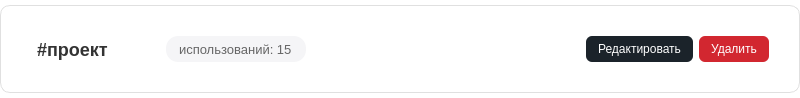
<?xml version="1.0" encoding="UTF-8"?>
<ui version="4.0">
 <class>TagCard</class>
 <widget class="QFrame" name="TagCard">
  <property name="geometry">
   <rect>
    <x>0</x>
    <y>0</y>
    <width>800</width>
    <height>98</height>
   </rect>
  </property>
  <property name="styleSheet">
   <string notr="true">QFrame#TagCard {
    background-color: white;
    border: 1px solid #E0E0E0;
    border-radius: 10px;
    margin: 5px 0px;
    padding: 15px;
}
QFrame#TagCard:hover {
    border: 2px solid #ccab6e;
}
QLabel {
    color: #333;
    font-size: 14px;
}
QLabel#nameLabel {
    font-size: 18px;
    font-weight: bold;
}
QLabel#countLabel {
    font-size: 13px;
    color: #666;
    padding: 3px 10px;
    background-color: #F5F5F7;
    border-radius: 12px;
}</string>
  </property>
  <layout class="QHBoxLayout" name="horizontalLayout">
   <property name="leftMargin">
    <number>15</number>
   </property>
   <property name="topMargin">
    <number>15</number>
   </property>
   <property name="rightMargin">
    <number>15</number>
   </property>
   <property name="bottomMargin">
    <number>15</number>
   </property>
   <item>
    <layout class="QHBoxLayout" name="leftLayout">
     <item>
      <widget class="QFrame" name="colorIndicator">
       <property name="styleSheet">
        <string notr="true">border-radius: 10px;
background-color: #ccab6e;
border: 1px solid #E0E0E0;</string>
       </property>
       <property name="fixedSize" stdset="0">
        <size>
         <width>20</width>
         <height>20</height>
        </size>
       </property>
      </widget>
     </item>
     <item>
      <widget class="QLabel" name="nameLabel">
       <property name="text">
        <string>#проект</string>
       </property>
      </widget>
     </item>
     <item>
      <spacer name="horizontalSpacer">
       <property name="orientation">
        <enum>Qt::Orientation::Horizontal</enum>
       </property>
       <property name="sizeHint" stdset="0">
        <size>
         <width>40</width>
         <height>20</height>
        </size>
       </property>
      </spacer>
     </item>
     <item>
      <widget class="QLabel" name="countLabel">
       <property name="text">
        <string>использований: 15</string>
       </property>
      </widget>
     </item>
    </layout>
   </item>
   <item>
    <spacer name="horizontalSpacer_2">
     <property name="orientation">
      <enum>Qt::Orientation::Horizontal</enum>
     </property>
     <property name="sizeHint" stdset="0">
      <size>
       <width>40</width>
       <height>20</height>
      </size>
     </property>
    </spacer>
   </item>
   <item>
    <layout class="QHBoxLayout" name="buttonsLayout">
     <item>
      <widget class="QPushButton" name="editButton">
       <property name="cursor">
        <cursorShape>PointingHandCursor</cursorShape>
       </property>
       <property name="styleSheet">
        <string notr="true">QPushButton {
    background-color: #1B232A;
    color: white;
    border: none;
    border-radius: 6px;
    padding: 6px 12px;
    font-size: 12px;
}
QPushButton:hover {
    background-color: #D9D9D6;
    color: black;
}</string>
       </property>
       <property name="text">
        <string>Редактировать</string>
       </property>
       <property name="fixedSize" stdset="0">
        <size>
         <width>36</width>
         <height>36</height>
        </size>
       </property>
      </widget>
     </item>
     <item>
      <widget class="QPushButton" name="deleteButton">
       <property name="cursor">
        <cursorShape>PointingHandCursor</cursorShape>
       </property>
       <property name="styleSheet">
        <string notr="true">QPushButton {
    background-color: #D22730;
    color: white;
    border: none;
    border-radius: 6px;
    padding: 6px 12px;
    font-size: 12px;
}
QPushButton:hover {
    background-color: #6a1e29;
}
QPushButton:hover {
    background-color: #862633;
}
QPushButton:pressed {
    background-color: #6a1e29;
}
</string>
       </property>
       <property name="text">
        <string>Удалить</string>
       </property>
       <property name="fixedSize" stdset="0">
        <size>
         <width>36</width>
         <height>36</height>
        </size>
       </property>
      </widget>
     </item>
    </layout>
   </item>
  </layout>
 </widget>
 <resources/>
 <connections/>
</ui>
